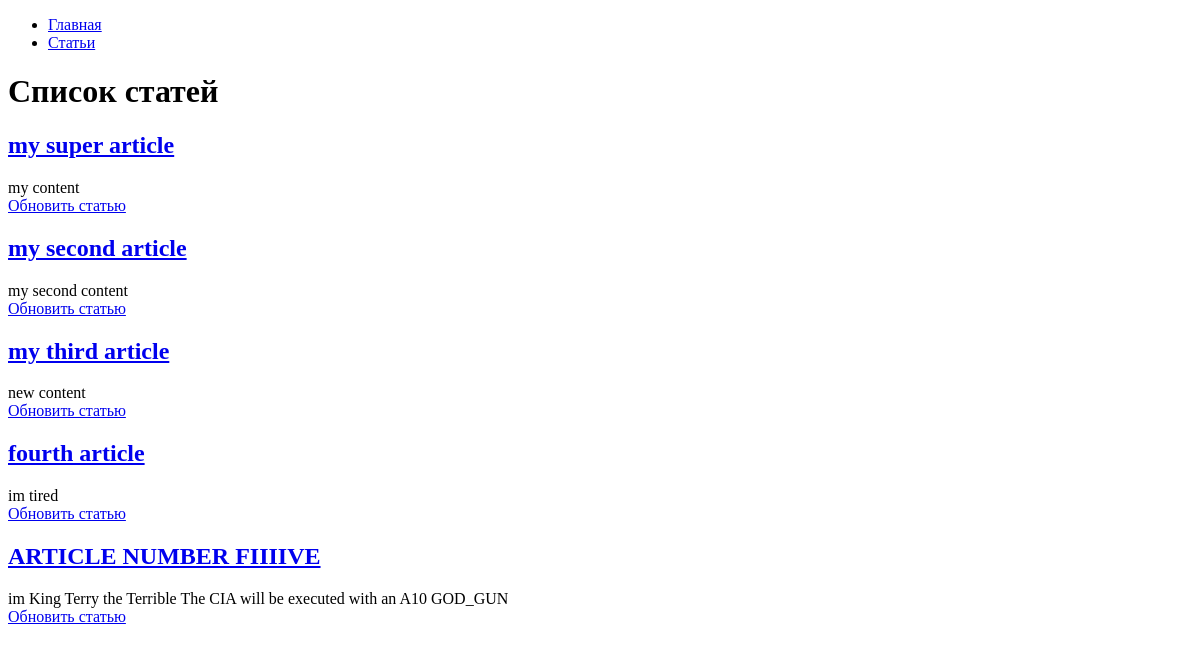
The page /articles/ on the database as committed earlier.
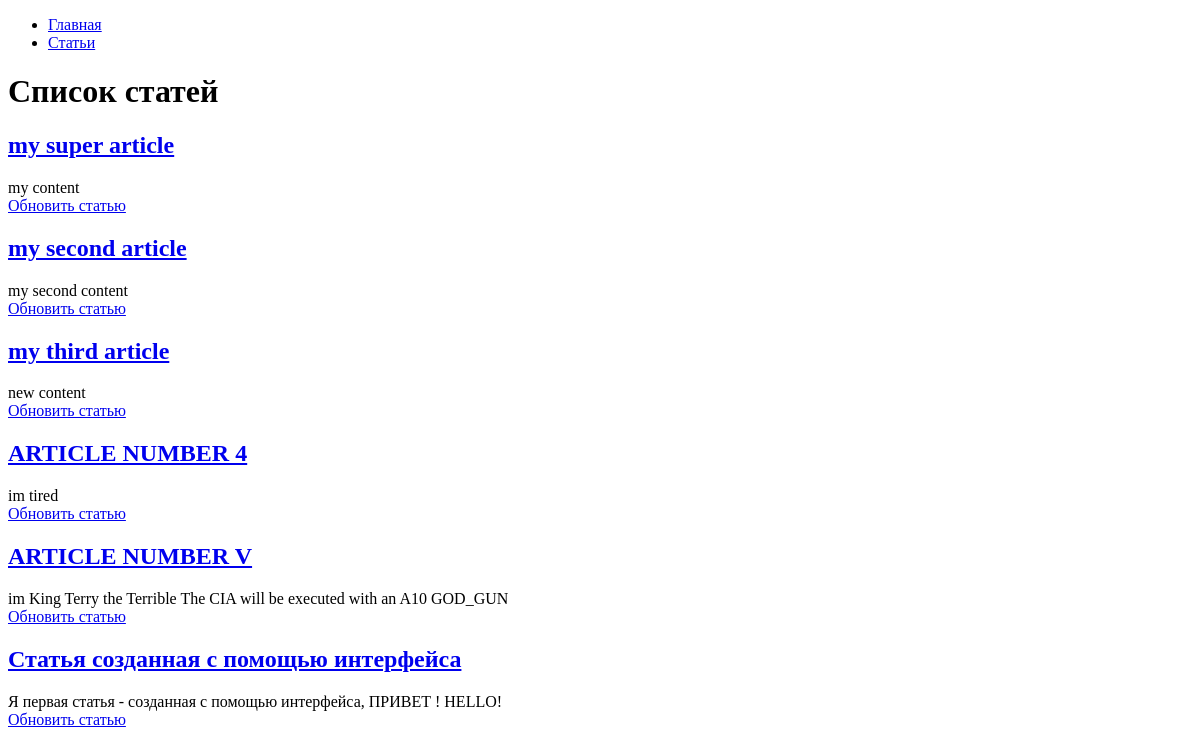
The same page on the database as committed later.
### hexlet_django_blog/article/models.py (models this page shows, shortened)
class Article(models.Model):
    name = models.CharField(max_length=200)
    body = models.TextField()
    timestamp = models.DateTimeField(auto_now_add=True)

### hexlet_django_blog/article/views.py (the view)
# urls.py: path('', IndexView.as_view()),
class IndexView(View):
    def get(self, request, *args, **kwargs):
        articles = Article.objects.all()[:15]
        return render(request, 'articles/index.html', context={
            'articles': articles,
        })

### hexlet_django_blog/article/templates/articles/index.html (shortened to what this page needs)
{% extends "base.html" %}
{% block content %}
    <h1>Список статей</h1>
    {% for article in articles %}
    {% url 'article' article.id as the_url %}
    {% url 'article_update' id=article.id as update %}
        <h2><a href="{{the_url}}">{{article.name }}</a></h2>
        <div>{{ article.body|slice:":200" }}</div>
        <div><a href="{{update}}">Обновить статью</a></div>
    {% endfor %}
{% endblock %}

Rows that differ between the two databases and show on the page:
changed Article "im tired": name "fourth article" → "ARTICLE NUMBER 4"
changed Article "im King Terry the Terrible The CIA will be executed with an A10 GOD_GUN": name "ARTICLE NUMBER FIIIIVE" → "ARTICLE NUMBER V"
added Article: name "Статья созданная с помощью интерфейса", body "Я первая статья - созданная с помощью интерфейса, ПРИВЕТ ! HELLO!"
